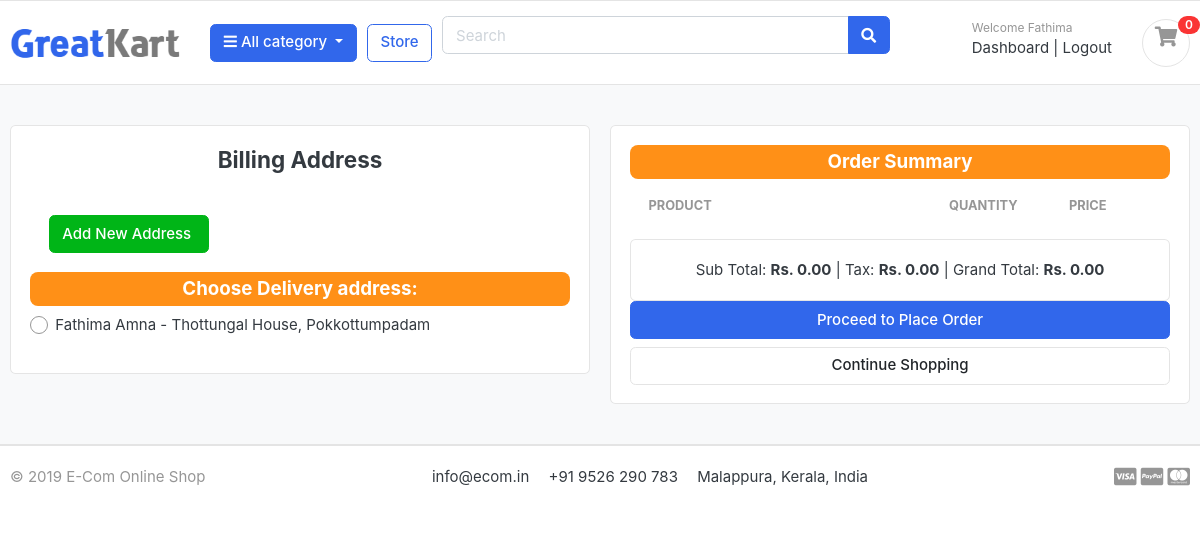
/cart/checkout/ (signed in), run on the app's committed database.
### accounts/models.py (models this page shows, shortened)
class Account(AbstractBaseUser):
    first_name = models.CharField(max_length=50)
    last_name = models.CharField(max_length=50)
    username = models.CharField(max_length=50, unique=True)
    email = models.EmailField(max_length=100, unique=True)
    phone_number = models.CharField(max_length=12, unique=True, default='')
    wallet = models.FloatField(null=True, default=0.0)
    date_joined = models.DateTimeField(auto_now_add=True)
    last_login = models.DateTimeField(auto_now_add=True)
    is_admin = models.BooleanField(default=False)
    is_staff = models.BooleanField(default=False)
    is_active = models.BooleanField(default=True)
    is_superadmin = models.BooleanField(default=False)
    USERNAME_FIELD = 'email'
    REQUIRED_FIELDS = ['username', 'first_name', 'last_name']
    objects = MyAccountManager()
    class Meta:
        verbose_name = 'account'
        verbose_name_plural = 'accounts'

class Address(models.Model):
    user = models.ForeignKey(Account, on_delete=models.CASCADE)
    full_name = models.CharField(max_length=20, default='')
    phone_number = models.CharField(max_length=15)
    address_line_1 = models.CharField(max_length=100)
    address_line_2 = models.CharField(blank=True, max_length=100)
    city = models.CharField(max_length=20)
    state = models.CharField(max_length=20)
    country = models.CharField(max_length=20)
    zipcode = models.CharField(max_length=6)

### carts/views.py (the view, shortened to what this page needs)
# urls.py: path('checkout/', views.checkout, name='checkout'),
@login_required(login_url='login_user')
def checkout(request, total=0, quantity=0, cart_items=None):
    try:
        tax = 0
        grand_total = 0
        if request.user.is_authenticated:
            cart_items = CartItem.objects.filter(user=request.user, is_active=True)
        else:
            cart = Cart.objects.get(cart_id=_cart_id(request))
            cart_items = CartItem.objects.filter(cart=cart, is_active=True)
        total_discount = 0
        net_total = total + total_discount
        tax = (2 * total)/100
        grand_total = total + tax
    except ObjectDoesNotExist:
        pass
    current_user = request.user
    user_addresses = Address.objects.filter(user=current_user)
    context = {
        'net_total': net_total,
        'total': total,
        'total_discount': total_discount,
        'quantity': quantity,
        'cart_items': cart_items,
        'tax': tax,
        'grand_total': grand_total,
        'user_addresses': user_addresses,
    }
    return render(request, 'store/checkout.html', context)

### carts/context_processors.py (called while the page is built)
def counter(request):
    cart_count = 0
    if 'admin' in request.path:
        return {}
    else:
        try:
            cart = Cart.objects.filter(cart_id = _cart_id(request))
            if request.user.is_authenticated:
                cart_items = CartItem.objects.all().filter(user=request.user)
            else:
                cart_items = CartItem.objects.all().filter(cart=cart[:1])
            for cart_item in cart_items:
                cart_count += cart_item.quantity
        except Cart.DoesNotExist:
            cart_count = 0
    return dict(cart_count=cart_count)

### carts/views.py (called while the page is built)
def _cart_id(request):
    cart = request.session.session_key
    if not cart:
        cart = request.session.create()
    return cart

### category/context_processors.py (called while the page is built)
def menu_links(request):
    links = Category.objects.all()
    return dict(links=links)

### category/models.py (called while the page is built)
    def get_url(self):
        return reverse('products_by_category', args=[self.slug])

### templates/store/checkout.html (shortened to what this page needs)
{% extends 'base.html' %}
{% load static %}
{% block content %}
<section class="section-content padding-y bg">
    <div class="container">
        <div class="row">
            <aside class="col-lg-6">
                <div class="card">
                    <div class="card-body">
                        <h4 class="card-title mb-4 text-center">Billing Address</h4>
                        <div class="card-body">
                            <a href="{% url 'orders:add_address_checkout' %}" class="btn btn-success"> Add New Address </a>
                        </div>
                        <form action="{% url 'orders:place_order' %}" method="POST">
                            <div class="row form-group">
                                <div class="col-md-12">
                                    <h5 class="text-center text-white bg-warning" style="border-radius: 8px; padding: 5px;">Choose Delivery address:</h5>
                                    <div class="custom-control custom-radio">
                                        {% for address in user_addresses %}
                                            <div>
                                                <label class="custom-control-label" for="address{{ address.id }}">
                                                {{ address.full_name }} - {{ address.address_line_1 }}, {{ address.city }}
                                            </label>
                                            </div>
                                        {% endfor %}
                                    </div>
                                </div>
                            </div>
                    </div>
                </div>
            </aside>
            <aside class="col-lg-6">
                <div class="card">
                    <div class="card-body">
                        <h5 class="text-center text-white bg-warning" style="border-radius: 8px; padding: 5px;"> Order Summary </h5>
                        <table class="table table-borderless table-shopping-cart">
                            <thead class="text-muted">
                            <tr class="small text-uppercase">
                                <th scope="col">Product</th>
                                <th scope="col" width="120">Quantity</th>
                                <th scope="col" width="120">Price</th>
                            </tr>
                            </thead>
                        </table>
                            <div class="card col-md-12">
                                <div class="card-body text-center">
                                    <span>Sub Total:</span>
                                    <span class="text-right"><strong>Rs. {{ total | floatformat:2 }}</strong> | </span>
                                    <span>Tax:</span>
                                    <span class="text-right"><strong>Rs. {{ tax | floatformat:2 }}</strong> | </span>
                                    <span>Grand Total:</span>
                                    <span class="text-right"><strong>Rs. {{ grand_total | floatformat:2 }}</strong></span>
                                </div>
                            </div>
                        <button type="submit" name="submit" class="btn btn-primary btn-block">Proceed to Place Order</button>
                        <a href="{% url 'store' %}" class="btn btn-light btn-block">Continue Shopping</a>
                    </div>
                </div>
            </aside>
        </div>
    </div>
</section>
{% endblock %}

### templates/includes/navbar.html (shortened to what this page needs)
{% load static %}
<header class="section-header">
    <section class="header-main border-bottom">
        <div class="container">
            <div class="row align-items-center">
                <div class="col-lg-2 col-md-3 col-6">
                    <a href="{% url 'home' %}" class="brand-wrap">
                        <img class="logo" src="{% static './images/logo.png' %}">
                    </a>
                </div>
                <div class="col-lg col-sm col-md col-6 flex-grow-0">
                    <div class="category-wrap dropdown d-inline-block float-right">
                        <button type="button" class="btn btn-primary dropdown-toggle" data-toggle="dropdown">
                            <i class="fa fa-bars"></i> All category
                        </button>
                    </div>
                </div>
                <a href="{% url 'store' %}" class="btn btn-outline-primary">Store</a>
                <div class="col-lg  col-md-6 col-sm-12 col">
                    <form action="{% url 'search' %}" class="search" method="GET">
                        <div class="input-group w-100">
                            <input type="text" class="form-control" style="width:60%;" placeholder="Search" name="keyword">
                            <div class="input-group-append">
                                <button class="btn btn-primary" type="submit">
                                    <i class="fa fa-search"></i>
                                </button>
                            </div>
                        </div>
                    </form>
                </div>
                <div class="col-lg-3 col-sm-6 col-8 order-2 order-lg-3">
                    <div class="d-flex justify-content-end mb-3 mb-lg-0">
                        {% if user.id %}
                        <div class="widget-header">
                            <small class="title text-muted">Welcome {{ user.first_name }} </small>
                            <div>
                                <a href="{% url 'dashboard' %}">Dashboard</a> <span class="dark-transp"> | </span>
                                <a href="{% url 'logout_user' %}">Logout</a>
                            </div>
                        </div>
                        {% endif %}
                        <a href="{% url 'cart' %}" class="widget-header pl-3 ml-3">
                            <div class="icon icon-sm rounded-circle border"><i class="fa fa-shopping-cart pt-2"></i>
                            </div>
                            <span class="badge badge-pill badge-danger notify">{{ cart_count }}</span>
                        </a>
                    </div>
                </div>
            </div>
        </div>
    </section>
</header>

### static/css/ui.css (style rules this page uses)
html { font-family: "Inter", sans-serif; font-size: 15px; }
.icon-xs, .icon-sm, .icon-md, .icon-lg { display: inline-block; text-align: center; flex-shrink: 0; flex-grow: 0; }
.icon-sm { width: 48px; height: 48px; line-height: 48px !important; font-size: 20px; }
.padding-y { padding-top: 40px; padding-bottom: 40px; }
article:after, .form-group:after { display: block; clear: both; content: ""; }
.bg { background-color: #f8f9fa; }
.header-main { position: relative; padding-top: 1rem; padding-bottom: 1rem; }
.brand-wrap .logo, .navbar-brand .logo { margin-right: 7px; max-height: 42px; display: inline-block; }
.widget-header { display: inline-block; vertical-align: middle; position: relative; }
.widget-header a { color: #343a40; }
.widget-header i { color: #969696; }
.widget-header .title { display: block; }
.widget-header .notify { position: absolute; top: -3px; right: -10px; }
.btn-light { background-color: #fff; border-color: #e4e4e4; }
.notify { position: absolute; top: -4px; right: -10px; display: inline-block; padding: 0.25em 0.6em; font-size: 12px; line-height: 1; text-align: center; border-radius: 3rem; color: #fff; background-color: #fa3434; }
.table-shopping-cart.table td, .table-shopping-cart.table th { padding-left: 1.25rem; padding-right: 1.25rem; }

### data on the page
Account: first_name "Fathima"
Address: full_name "Fathima Amna", address_line_1 "Thottungal House", city "Pokkottumpadam"

### other printed values
{{ cart_count }} "0"
{{ total | floatformat:2 }} "0.00"
{{ tax | floatformat:2 }} "0.00"
{{ grand_total | floatformat:2 }} "0.00"
